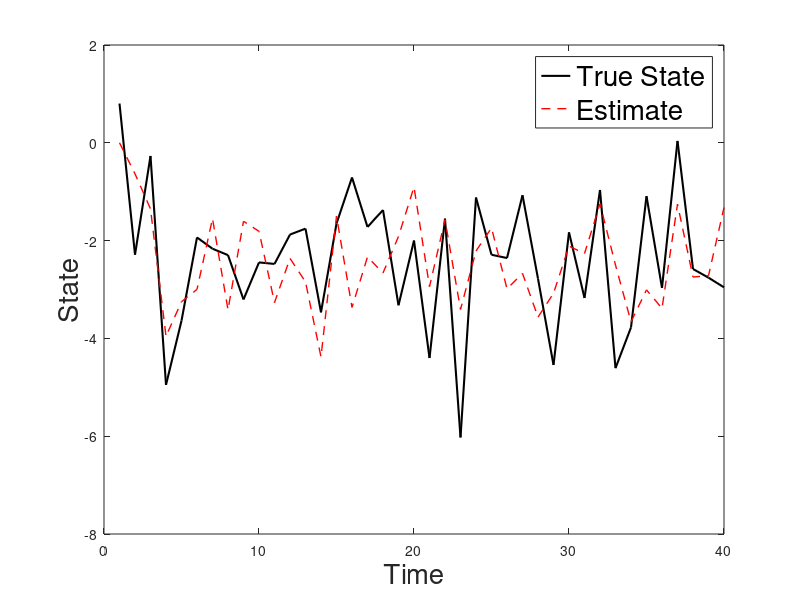

Here is the MATLAB script that generated this plot:
clear all
close all
clc

% TWO STAGE PARTICLE FILTER__________________________________________
% SSM:
% x(t) = C*g( x(t-1) ) + Gaussian noise
% y(t) = exp( x(t)/2 ) + Gaussian noise


% Create data
% Time series length
T = 40;

% State dimension
dx = 30;

% State, Observation, and Proposal noise
var_x = 1;
var_y = 0.1;
var = 1;

% State and observation coeff
C = unifrnd(-1,1, dx,dx);
H = unifrnd(-1, 1, dx, dx);

for j = 1:dx
    idx = setdiff(datasample(1:dx, round(0.4*dx)), j);
    H(j,idx) = 0;
    idx = setdiff(datasample(1:dx, round(0.3*dx)), j);
    C(j,idx) = 0;
end

% State transition and observation functions
g = @(x) 1./(1 + exp(-x));
h = @(x) x;

% Initialize arrays for true state x and observation y
x = zeros(dx, T);
y = zeros(dx, T);
x(:,1) = rand(dx,1);

% Time series data
for t = 2:T
    x(:,t) = C*g(x(:,t-1)) + mvnrnd(zeros(1,dx), var_x*eye(dx))';
    y(:,t) = H*h(x(:,t)) + mvnrnd(zeros(1,dx), var_y*eye(dx))';
end

% TPF settings
M = 300;
beta = 0.3;

% Initialize 
x_particles = rand(dx,M);
x_old = x_particles;
x_est = zeros(dx, T);

for t=2:T

    % FIRST STAGE
    % Propose iniital particles based on model transition
    for m = 1:M
        tr_mean(:,m) = C*g(x_old(:,m));
        x_particles(:,m) = mvnrnd(tr_mean(:,m), var_x*eye(dx))';
    end

    x_predicted = mean(x_particles,2);
    states_idx = 1:dx;

%     % Modify proposal
    for j = 1:dx
        % Choose a random dimension
        k = datasample(states_idx, 1);

        for m = 1:M
            x_predicted(k) = x_particles(k,m);
            % Compute likelihood
            ln_p = - 0.5*log(2*pi*var_y) - (0.5/var_y)*(y(j,t) - H(j,:)*h(x_predicted) ).^2;
            p = exp(ln_p - max(ln_p));
        end       

        % Find max
        m_star(j) = find(p == max(p));

        % Form proposed mean from particles with ML
        x_predicted(k) = x_particles(k, m_star(j));
        %pr_mean(j) = x_particles(j, m_star(j));
        states_idx = setdiff(states_idx, k);
    end   

    % SECOND STAGE
    % Propose new particles
    for m = 1:M
        % New mean
        new_mean = beta*x_predicted + (1 - beta)*tr_mean(:,m);
        new_var = beta^2*var_x + (1- beta)^2*var;
        x_particles(:,m) = mvnrnd(new_mean, new_var*eye(dx))';

        ln_l(m) = - 0.5*dx*log(2*pi*var_y) - (0.5/var_y)*sum( (y(:,t) - H*h(x_particles(:,m)) ).^2 ) ;
        ln_t(m) = - 0.5*dx*log(2*pi*var_x) - (0.5/var_x)*sum( (x_particles(:,m) - tr_mean(:,m) ).^2 ) ;
        ln_q(m) = - 0.5*dx*log(2*pi*new_var) - (0.5/new_var)*sum( (x_particles(:,m) - new_mean ).^2 ) ;  

        ln_w(m) = ln_l(m) + ln_t(m) - ln_q(m);
    end

    w = exp(ln_w - max(ln_w));
    w = w./sum(w);


    % Resample
    idx = datasample(1:M, M, 'Weights',w);

    % Set new particles
    x_particles = x_particles(:,idx);
    x_old = x_particles;
    x_est(:,t) = mean(x_particles,2);


end

% Plot trajectory of random state
j = datasample(1:dx, 1);
plot(x(j,:), 'k', 'LineWidth',1.5)
hold on
plot(x_est(j,:), 'r', 'LineStyle','--', 'LineWidth',1)
xlabel('Time', 'FontSize',20)
ylabel('State', 'FontSize',20)
legend('True State', 'Estimate', 'FontSize', 20)











